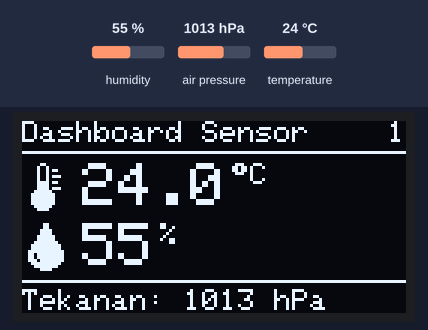
Recording of a sketch running on a simulated ESP32. Parts: 128×64 one-colour display. Inputs (shaded band) come from the test bench; at power-on: humidity 55 %, air pressure 1013 hPa, temperature 24 °C. What the sketch prints to the serial monitor is not drawn.

Above: at 2.6 s.
2.7 s: humidity set to 22 %
At 4.5 s:
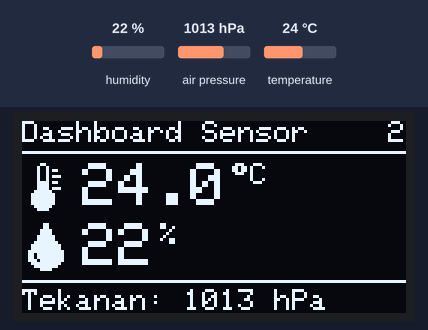
5.5 s: air pressure set to 952 hPa
At 7.2 s:
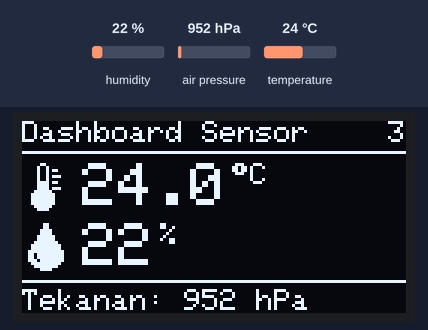
8.3 s: temperature set to 12 °C
At 11.2 s:
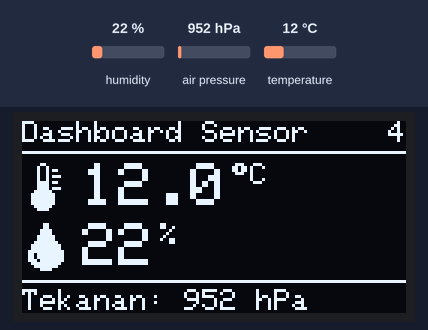
11.5 s: air pressure set to 975 hPa
At 13.0 s:
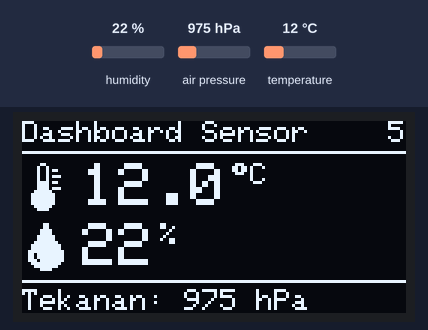
14.3 s: humidity set to 40 %
At 17.2 s:
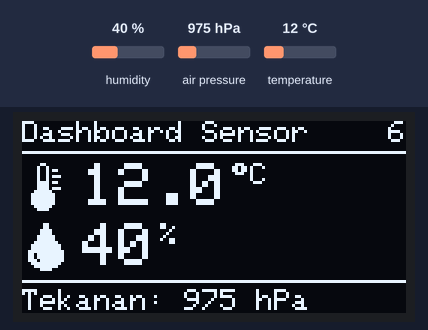
17.5 s: air pressure set to 1000 hPa
At 18.7 s:
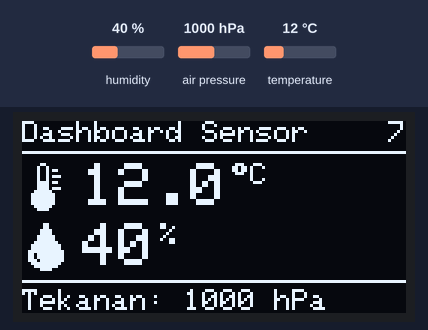
Timing chart, 0 to 20.5 s (numbered marks = the images above; inputs shaded):
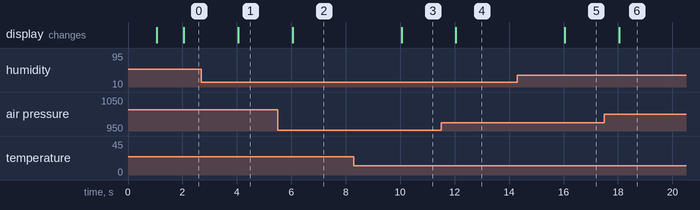

Measured:
- after the input at 2.7 s, the display: changes after 1.3 s (image 1)
- after the input at 5.5 s, the display: changes after 0.55 s (image 2)
- after the input at 8.3 s, the display: changes after 1.7 s (image 3)
- after the input at 11.5 s, the display: changes after 0.55 s (image 4)
- after the input at 14.3 s, the display: changes after 1.7 s (image 5)
- after the input at 17.5 s, the display: changes after 0.55 s (image 6)

The sketch:

p4_dashboard_sensor.ino
```cpp
/*
 * BAB 35 - Program 4: Dashboard Sensor
 * Menampilkan suhu & kelembapan DHT11 (dengan ikon) dan tekanan BMP180.
 * Sensor dibaca setiap 2 detik, tetapi layar hanya digambar ulang
 * kalau angka yang tampil berubah.
 *
 * Rangkaian: pin DHT (header hijau) → IO27 (kabel jumper)
 *            OLED (0x3C) dan BMP180 (0x77) di IO21/IO22 lewat jumper cap
 * Library: Adafruit SSD1306, Adafruit GFX Library, DHT sensor library,
 *          Adafruit Unified Sensor, Adafruit BMP085 Library (semua by Adafruit)
 */

#include <Wire.h>
#include <Adafruit_GFX.h>
#include <Adafruit_SSD1306.h>
#include <DHT.h>
#include <Adafruit_BMP085.h>

#define PIN_SDA      21
#define PIN_SCL      22
#define LEBAR_LAYAR  128
#define TINGGI_LAYAR 64
#define ALAMAT_OLED  0x3C
#define DHT_PIN      27
#define DHT_TYPE     DHT11

Adafruit_SSD1306 oled(LEBAR_LAYAR, TINGGI_LAYAR, &Wire, -1);
DHT dht(DHT_PIN, DHT_TYPE);
Adafruit_BMP085 bmp;
bool bmpAda = false;

// Ikon 16x16 dari Program 3
const unsigned char ikonTermometer[] PROGMEM = {
  0x03, 0x00, 0x04, 0x80, 0x04, 0xB0, 0x04, 0x80,
  0x04, 0xB8, 0x04, 0x80, 0x07, 0xB0, 0x07, 0x80,
  0x07, 0xB8, 0x0F, 0xC0, 0x1F, 0xE0, 0x1F, 0xE0,
  0x1F, 0xE0, 0x1F, 0xE0, 0x0F, 0xC0, 0x07, 0x80
};
const unsigned char ikonTetes[] PROGMEM = {
  0x01, 0x80, 0x01, 0x80, 0x03, 0xC0, 0x03, 0xC0,
  0x07, 0xE0, 0x07, 0xE0, 0x0F, 0xF0, 0x1F, 0xF8,
  0x1F, 0xF8, 0x3F, 0xFC, 0x37, 0xFC, 0x37, 0xFC,
  0x3B, 0xFC, 0x1F, 0xF8, 0x0F, 0xF0, 0x03, 0xC0
};

// Timer serbaguna dari BAB 16
struct Timer {
  unsigned long interval;   // ms
  unsigned long waktuLalu;  // hasil millis() saat terakhir dijalankan

  bool sudahWaktunya(unsigned long sekarang) {
    if (sekarang - waktuLalu >= interval) {
      waktuLalu = sekarang;
      return true;
    }
    return false;
  }
};

// Angka dalam bentuk yang TAMPIL di layar (sudah dibulatkan)
const long NILAI_GAGAL = -9999;  // penanda: sensor gagal dibaca atau tidak ada

struct DataLayar {
  long suhuX10;     // suhu x 10, misalnya 285 berarti 28.5 °C
  long kelembapan;  // persen, bilangan bulat
  long tekanan;     // hPa, bilangan bulat
};

Timer timerSensor = {2000, 0};  // DHT11 tidak boleh dibaca lebih cepat dari 2 detik
DataLayar tampil;               // angka yang sedang tampil di layar
bool sudahDigambar = false;
unsigned long jumlahGambar = 0; // berapa kali layar digambar ulang

void berhenti(const char *pesan) {
  Serial.println(pesan);
  while (true) {
    delay(1000);
  }
}

DataLayar bacaSensor() {
  DataLayar d;

  dht.read(true);  // paksa membaca DHT11 sekarang (±25 ms), lihat BAB 26
  float suhu = dht.readTemperature();
  float kelembapan = dht.readHumidity();
  if (isnan(suhu) || isnan(kelembapan)) {
    d.suhuX10 = NILAI_GAGAL;
    d.kelembapan = NILAI_GAGAL;
  } else {
    d.suhuX10 = lround(suhu * 10);      // 28.46 → 285
    d.kelembapan = lround(kelembapan);  // 64.8 → 65
  }

  if (bmpAda) {
    d.tekanan = lround(bmp.readPressure() / 100.0);  // Pa → hPa, dibulatkan
  } else {
    d.tekanan = NILAI_GAGAL;
  }
  return d;
}

void gambarDashboard(const DataLayar &d) {
  oled.clearDisplay();
  oled.setTextColor(SSD1306_WHITE);

  // Judul + jumlah gambar ulang di pojok kanan atas
  oled.setTextSize(1);
  oled.setCursor(0, 0);
  oled.print("Dashboard Sensor");
  oled.setCursor(110, 0);
  oled.printf("%3lu", jumlahGambar % 1000);
  oled.drawLine(0, 10, 127, 10, SSD1306_WHITE);

  // Suhu: ikon + angka besar + satuan kecil
  oled.drawBitmap(0, 14, ikonTermometer, 16, 16, SSD1306_WHITE);
  oled.setTextSize(2);
  oled.setCursor(20, 14);
  if (d.suhuX10 == NILAI_GAGAL) {
    oled.print("--");
  } else {
    oled.print(d.suhuX10 / 10.0, 1);
  }
  int x = oled.getCursorX() + 2;  // satuan tepat di belakang angka
  oled.setTextSize(1);
  oled.setCursor(x, 14);
  oled.write(248);                // simbol derajat (butuh cp437(true))
  oled.print("C");

  // Kelembapan
  oled.drawBitmap(0, 34, ikonTetes, 16, 16, SSD1306_WHITE);
  oled.setTextSize(2);
  oled.setCursor(20, 34);
  if (d.kelembapan == NILAI_GAGAL) {
    oled.print("--");
  } else {
    oled.print(d.kelembapan);
  }
  x = oled.getCursorX() + 2;
  oled.setTextSize(1);
  oled.setCursor(x, 34);
  oled.print("%");

  // Tekanan di baris bawah
  oled.drawLine(0, 53, 127, 53, SSD1306_WHITE);
  oled.setCursor(0, 56);
  if (d.tekanan == NILAI_GAGAL) {
    oled.print("Tekanan: BMP180 --");
  } else {
    oled.printf("Tekanan: %ld hPa", d.tekanan);
  }

  oled.display();  // satu kali kirim, di paling akhir
}

void cetakSerial(const DataLayar &d) {
  if (d.suhuX10 == NILAI_GAGAL) {
    Serial.print("DHT11 gagal dibaca");
  } else {
    Serial.printf("Suhu %.1f °C | Kelembapan %ld %%", d.suhuX10 / 10.0, d.kelembapan);
  }
  if (d.tekanan == NILAI_GAGAL) {
    Serial.print(" | Tekanan --");
  } else {
    Serial.printf(" | Tekanan %ld hPa", d.tekanan);
  }
}

void setup() {
  Serial.begin(115200);
  delay(1000);
  Serial.println("BAB 35 - Program 4: Dashboard Sensor");

  Wire.begin(PIN_SDA, PIN_SCL);
  Wire.beginTransmission(ALAMAT_OLED);
  if (Wire.endTransmission() != 0) {
    berhenti("OLED tidak menjawab di 0x3C! Periksa jumper cap SCL/SDA OLED.");
  }
  if (!oled.begin(SSD1306_SWITCHCAPVCC, ALAMAT_OLED)) {
    berhenti("Gagal menyiapkan OLED: RAM tidak cukup untuk buffer.");
  }
  oled.cp437(true);  // supaya write(248) = simbol derajat

  // Layar sementara selama menunggu pembacaan pertama (2 detik)
  oled.clearDisplay();
  oled.setTextSize(1);
  oled.setTextColor(SSD1306_WHITE);
  oled.setCursor(0, 28);
  oled.print("Membaca sensor...");
  oled.display();

  dht.begin();
  bmpAda = bmp.begin();
  Serial.println(bmpAda ? "BMP180 siap." : "BMP180 tidak ditemukan, tekanan tidak ditampilkan.");
}

void loop() {
  unsigned long sekarang = millis();

  if (timerSensor.sudahWaktunya(sekarang)) {
    DataLayar baru = bacaSensor();
    cetakSerial(baru);

    bool berubah = !sudahDigambar ||
                   baru.suhuX10 != tampil.suhuX10 ||
                   baru.kelembapan != tampil.kelembapan ||
                   baru.tekanan != tampil.tekanan;

    if (berubah) {
      tampil = baru;
      sudahDigambar = true;
      jumlahGambar = jumlahGambar + 1;
      gambarDashboard(tampil);
      Serial.printf(" -> layar digambar ulang (ke-%lu)\n", jumlahGambar);
    } else {
      Serial.println(" -> sama, layar tidak dikirim ulang");
    }
  }
}
```
